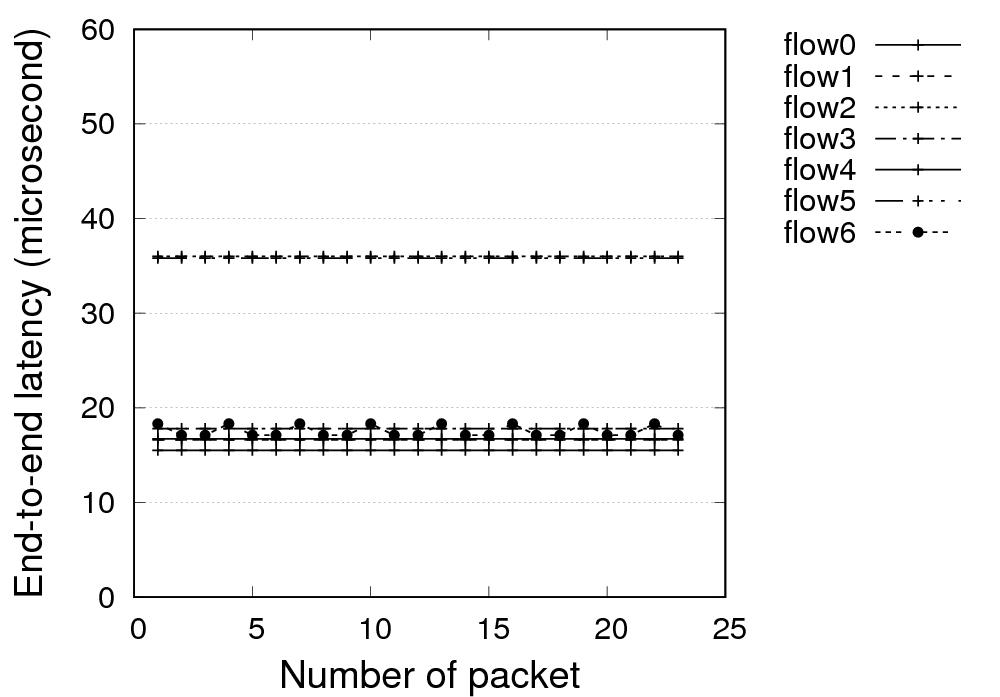

Reproduce this figure in gnuplot.
# Unset all properties
unset title
unset key
unset xtics
unset ytics

# Setup output environment
set term postscript eps enhanced
set output "Latency_TR.eps"

# Graphic settings
# set style data linespoints

set size 0.8,0.8

set xlabel "Number of packet" font "Arial,22"
set ylabel "End-to-end latency (microsecond)" font "Arial,22"

set xtics
set xzeroaxis
set ytics
set yzeroaxis
set key outside
set terminal postscript solid "Arial" 18

set grid y

set datafile missing "-"

# Plotting
plot[:][0:60] \
"TR.dat" using 1:2 with linespoints linewidth 2 title "flow0", \
"TR.dat" using 1:3 with linespoints linewidth 2 title "flow1", \
"TR.dat" using 1:4 with linespoints linewidth 2 title "flow2", \
"TR.dat" using 1:5 with linespoints linewidth 2 title "flow3", \
"TR.dat" using 1:6 with linespoints linewidth 2 title "flow4", \
"TR.dat" using 1:7 with linespoints linewidth 2 title "flow5", \
"TR.dat" using 1:8 with linespoints linewidth 2 title "flow6", \